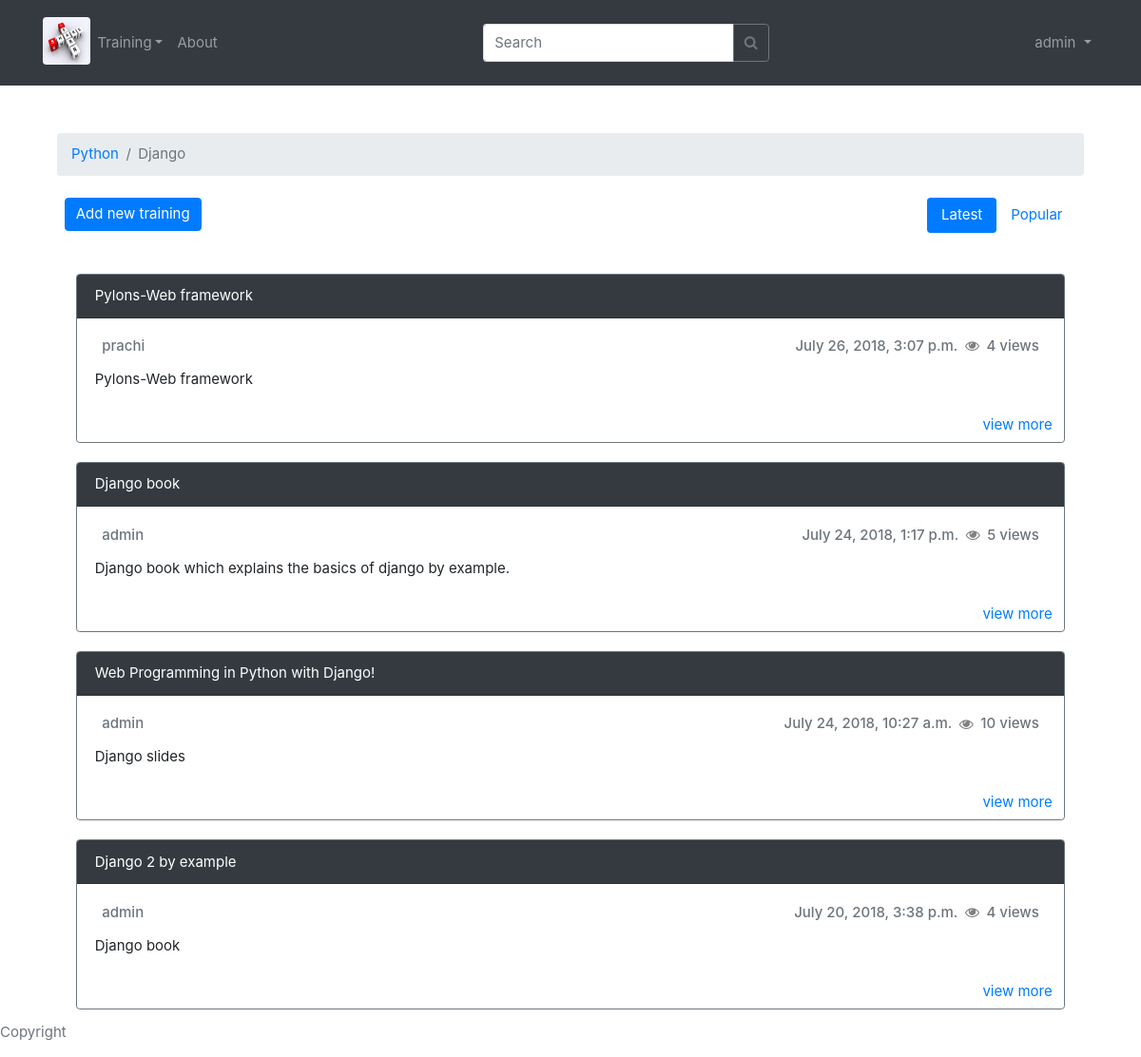
/6/3/ (signed in), run on an earlier commit of the app's database.
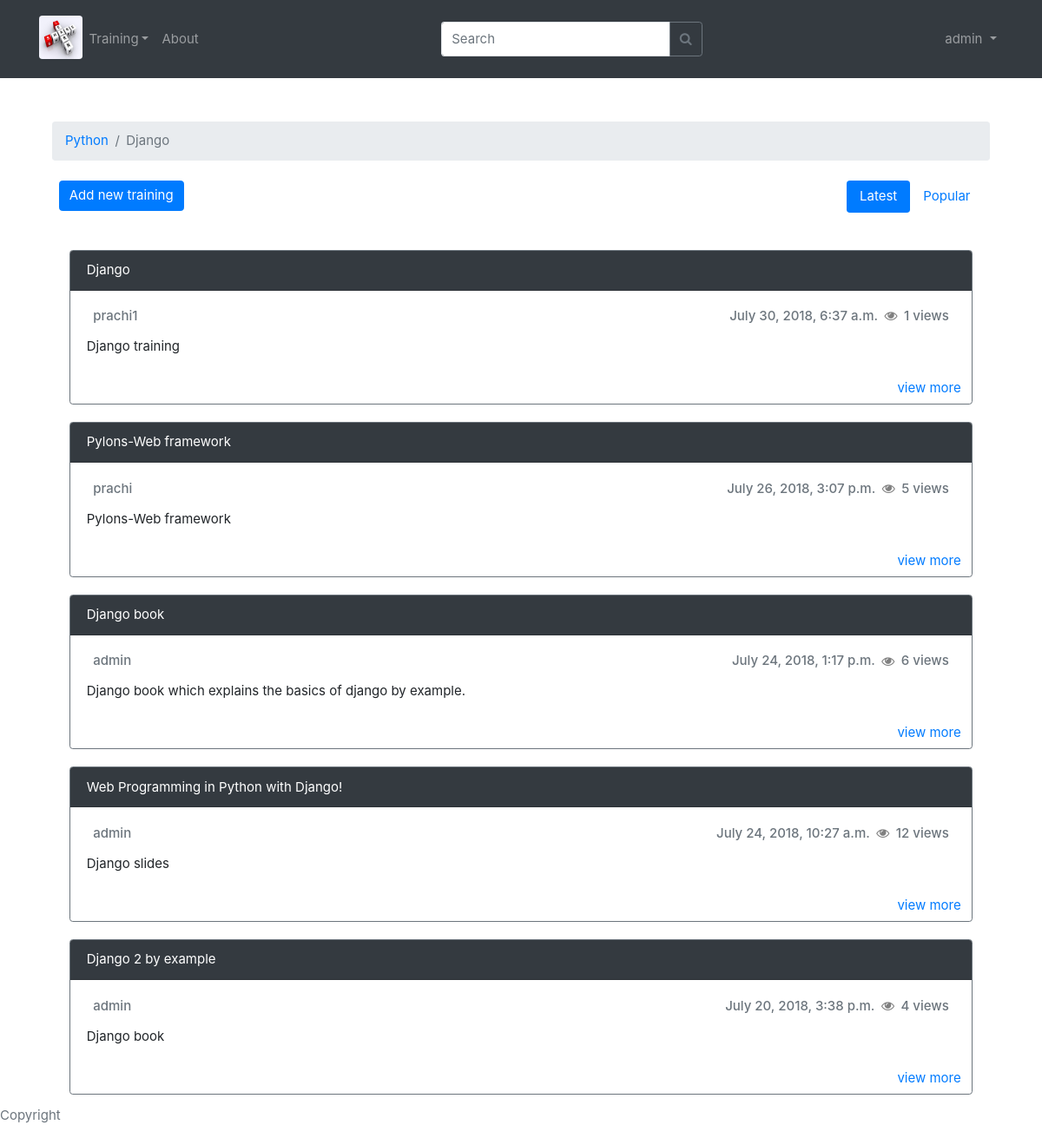
And on a later commit of the database.
### trainings/models.py (models this page shows, shortened)
class Topic(models.Model):
    name = models.CharField(max_length=200,)
    language = models.ForeignKey(Language,related_name='topics',on_delete=models.CASCADE)
    class Meta:
        unique_together = (('name','language'),)

class Language(models.Model):
    language = models.CharField(max_length=200)

class Post(models.Model):
    topic = models.ForeignKey(Topic,related_name='posts',on_delete=models.CASCADE)
    posted_by = models.ForeignKey(User,on_delete=models.CASCADE)
    posted_on = models.DateTimeField(auto_now_add=True)
    title = models.CharField(max_length=200)
    description = models.TextField(max_length=500,default='')
    views = models.PositiveIntegerField(default=0)
    pdf_file = models.FileField(upload_to='uploads/',blank=True)

### trainings/views.py (the view)
# urls.py: path('<int:language_id>/<int:topic_id>/', views.posts, name='posts'),
@login_required
def posts(request,language_id,topic_id):
    topic = get_object_or_404(Topic,pk=topic_id)
    language_list = getLangList()
    latest_posts = topic.posts.order_by('-posted_on')
    popular_posts = topic.posts.order_by('-views')
    context = {
        'language_list':language_list,
        'topic':topic,
        'latest_posts':latest_posts,
        'popular_posts':popular_posts,
    }
    return render(request,'trainings/posts.html',context)

### trainings/views.py (called while the page is built)
def getLangList():
    latest_language_list = Language.objects.all()
    return latest_language_list

### templates/trainings/posts.html (shortened to what this page needs)
{% extends 'base.html' %}
{% block content %}
{% block breadcrumb %}
<nav aria-label="breadcrumb" style="padding-top: 20px">
        <ol class="breadcrumb">
        <li class="breadcrumb-item "><a href="{% url 'topics' topic.language.id %}">{{topic.language.language}}</a></li>
        <li class="breadcrumb-item active">{{topic.name}}</li>
        </ol>
      </nav>
{% endblock %}
<body>
<div class="d-flex">
<div class="p-2"><a class="btn btn-primary" href="{% url 'new_post' topic.language.id topic.id %}" role="button">Add new training</a></div>
<div class="p-2 ml-auto"><ul class="nav nav-pills mb-3 mr-auto" id="pills-tab" role="tablist">
        <li class="nav-item text-right">
          <a class="nav-link active" id="pills-home-tab" data-toggle="pill" href="#latest" role="tab" aria-controls="pills-home" aria-selected="true">Latest</a>
        </li>
        <li class="nav-item text-right">
          <a class="nav-link" id="pills-profile-tab" data-toggle="pill" href="#popular" role="tab" aria-controls="pills-profile" aria-selected="false">Popular</a>
        </li>
</ul>
</div>
</div>
<div class="tab-content" id="pills-tabContent">
        <div class="tab-pane fade show active" id="latest" role="tabpanel" aria-labelledby="pills-home-tab">
        {% for post in latest_posts %}
        <div class="card border-secondary" style="margin: 20px">
            <div class="card-header text-white bg-dark ">{{post.title}}</div>
            <div class="card-body">
                    <div class="d-flex" >
                            <div class="mr-auto p-2">
                                <h6 class="card-subtitle mb-2 text-muted">{{post.posted_by}}</h6>
                            </div>
                            <div class="p-2 ">
                                <h6 class="card-subtitle mb-2 text-muted">{{post.posted_on}}</h6>
                            </div>
                            <div style="padding-top: 0px"> <i class="fa fa-eye"  aria-hidden="true" style="color: grey"></i></div>
                            <div class="p-2 ">
                                    <h6 class="card-subtitle mb-2 text-muted">{{post.views}} views</h6>
                                </div>
                        </div>
                <p class="card-text">{{post.description}}</p>
            </div>
            <div class="text-right" margin:10px>
                <a href="{% url 'visit_post' topic.language.id topic.id post.id %}" class="btn ">view more</a>
            </div>
        </div>
        {% endfor %}
    </div>
</div>
</body>
{% endblock %}

### templates/base.html (shortened to what this page needs)
{% load static %}
{% load humanize %}
<!DOCTYPE html>
<html>
<head>
    <link rel="stylesheet" href="{% static 'css/style.css' %}">
    <link rel="stylesheet" href="{% static 'css/bootstrap.min.css' %}">
    <link href="https://cdnjs.cloudflare.com/ajax/libs/font-awesome/4.7.0/css/font-awesome.min.css" rel="stylesheet">
</head>
<body>
    {% block body %}
    <nav class="navbar navbar-expand-sm bg-dark navbar-dark ">
        <nav class="container">
            <p class="nav-item">
                    <img src="/static/img/learn-share.jpg" class="rounded" alt="logo" height="50px" width="50px" style="margin-top:10px" align="left"></img>
            </p>
                  <div class="collapse navbar-collapse" id="navbarNavAltMarkup">
            {% if user.is_authenticated %}
            <ul class="navbar-nav mr-auto">
                <li class="nav-item dropdown ">
                    <a class="nav-link dropdown-toggle" href="#" id="userMenu" data-toggle="dropdown" aria-haspopup="true" aria-expanded="false">Training</a>
                </li>
                <li class="nav-item">
                    <a class="nav-link" href="#about">About</a>
                </li>
            </ul>
            <form class="form-inline my-2 my-lg-0" action="{% url 'search' %}" method="get" accept-charset="utf-8">
                <div class="row">
                    <div class="input-group">
                        <input class="form-control py-2 border-right-0 border" type="text" name="q" placeholder="Search">
                        <span class="input-group-append">
                            <button class="btn btn-outline-secondary " type="submit" id="example-search-input">
                                <i class="fa fa-search"></i>
                            </button>
                        </span>
                    </div>
                </div>
            </form>
            <ul class="navbar-nav ml-auto">
                <li class="nav-item dropdown">
                    <a class="nav-link dropdown-toggle" href="#" id="userMenu" data-toggle="dropdown" aria-haspopup="true" aria-expanded="false">
                        {{ user.username }}
                    </a>
                </li>
            </ul>
            {% else %}
            <form class="form-inline ml-auto">
                <a href="{% url 'login' %}" class="btn btn-outline-secondary">Log in</a>
                <a href="{% url 'signup' %}" class="btn btn-primary ml-2">Sign up</a>
            </form>
            {% endif %}
            </div>
        </nav>
    </nav>
    <div class="container" style="padding: 30px">
        {% block content %} {% endblock %}
    </div>
    <div>
        <span class="text-muted fixed-bottom">
            <p>Copyright</p>
        </span>
    </div>
    {% endblock body %}
</body>
</html>

### static/css/style.css (style rules this page uses)
*,*:before,*:after { box-sizing:inherit }
html { -ms-text-size-adjust:100%;-webkit-text-size-adjust:100% }
body { margin:0 }
article,aside,details,figcaption,figure,footer,header,main,menu,nav,section,summary { display:block }
a { background-color:transparent;-webkit-text-decoration-skip:objects }
img { border-style:none }
button,input,select,textarea { font:inherit;margin:0 }
button,input { overflow:visible }
button,select { text-transform:none }
button,html [type=button],[type=reset],[type=submit] { -webkit-appearance:button }
html,body { font-family:Verdana,sans-serif;font-size:15px;line-height:1.5 }
html { overflow-x:hidden }
h6 { font-size:16px }
h1,h2,h3,h4,h5,h6 { font-family:"Segoe UI",Arial,sans-serif;font-weight:400;margin:10px 0 }
img { vertical-align:middle }
a { color:inherit }

What changed in the data, as far as the page shows it:
added Post: title "Django", posted_by "prachi1", posted_on "July 30, 2018, 6:37 a.m.", views "1", description "Django training"
changed Post "Pylons-Web framework": views "4" → "5"
changed Post "July 24, 2018, 1:17 p.m.": views "5" → "6"
changed Post "Web Programming in Python with Django!": views "10" → "12"
